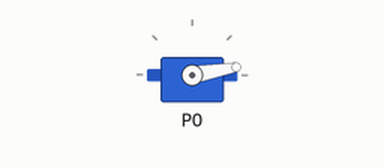
Recording of a program running on a simulated BBC micro:bit (MakeCode). Parts: servo.

Above: at 0.05 s.
At 1.2 s:
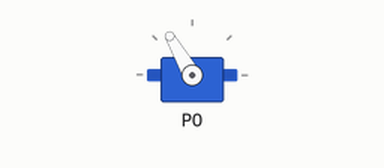
At 2.35 s:
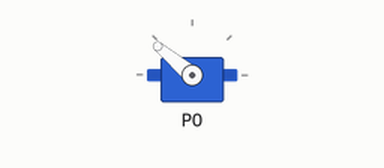
At 4.7 s:
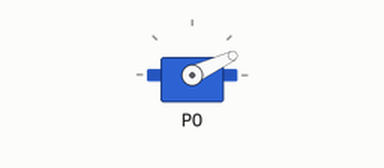
Timing chart, 0 to 6.5 s (numbered marks = the images above):
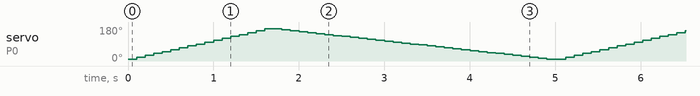

The program:

main.ts
```typescript
let angle = 0
basic.forever(function () {
    for (let index = 0; index <= 16; index++) {
        angle = index * 10 + 10
        servos.P0.setAngle(angle)
        basic.pause(100)
    }
    for (let index = 0; index <= 32; index++) {
        angle = index * 5
        servos.P0.setAngle(170 - angle)
        basic.pause(100)
    }
})
```

test.ts
```typescript
// les tests vont ici ; cela ne sera pas compilé si ce paquet est utilisé en tant qu'extension.
```
